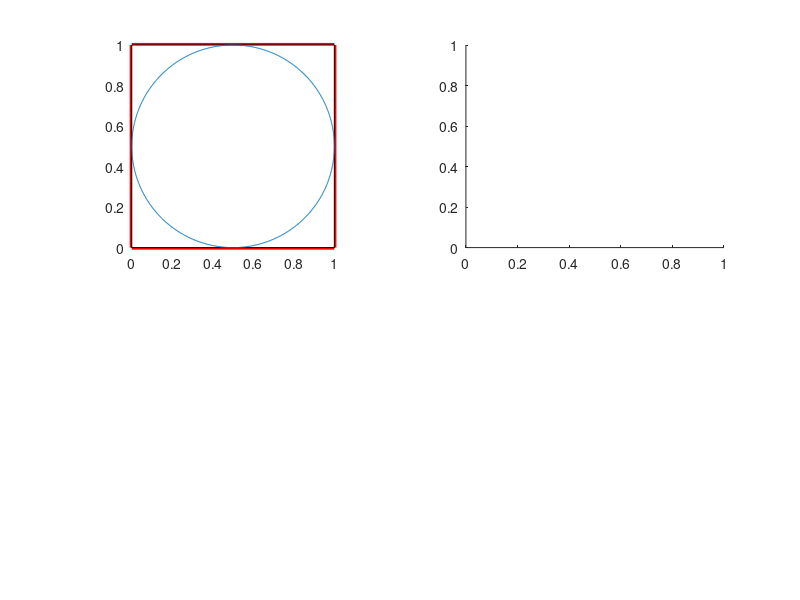

MATLAB code for this plot: (Note: this script raises an error after producing the figure.)
clear all;
ex1=0;
ex2=1;
ey1=0;
ey2=1;
ex = [ex1, ex2, ex2, ex1, ex1];
ey = [ey1, ey1, ey2, ey2, ey1];
subplot(2,2,1);
plot(ex, ey, 'r', 'LineWidth', 3);
hold on;
ex1=0.0;
ex2=1.0;
ey1=0.0;
ey2=1.0;
ex = [ex1, ex2, ex2, ex1, ex1];
ey = [ey1, ey1, ey2, ey2, ey1];
fill(ex,ey,'w')
axis square
%%%%%%%%%%%%%%%%%%%%
n=input('Number of trials: '); %user input number of trials/steps
x=rand(n,1);
y=rand(n,1);
%draw big circle within plot axis
%// number of points
n = 1000;
c = [0.5 0.5];
r = 0.5;
%// running variable
t = linspace(0,2*pi,n);

xs = c(1) + r*sin(t);
ys = c(2) + r*cos(t);

%// draw line
line(xs,ys)
x1=x-0.5;
y1=y-0.5; %cirle has centre at (0.5,0.5)
r=x1.^2+y1.^2;
m=0;   %Number of points inside circle
counter_eye = 1;
running_Pi_estimate = [];
allXes = linspace(1,n);
axis([0 1 0 1]);
for i=1:n
    subplot(2,2,2)
    axis([0 n 0 4.5]);
    plot(allXes(i),running_Pi_estimate);
    if r(i)<=0.25
        m=m+1;
        subplot(2,2,1)
        plot(x(i),y(i),'o','MarkerEdgeColor','b','MarkerFaceColor', 'b');
        pause(0.05); % A half-second pause after each point
        counter_eye = counter_eye +1;
        running_Pi_estimate = m/(0.25*counter_eye)
    else
        
        subplot(2,2,1)
        plot(x(i),y(i),'o','MarkerEdgeColor','r','MarkerFaceColor', 'r');
        pause(0.05); % A half-second pause after each point
        counter_eye = counter_eye +1;
        running_Pi_estimate = m/(0.25*counter_eye)
    end

end
